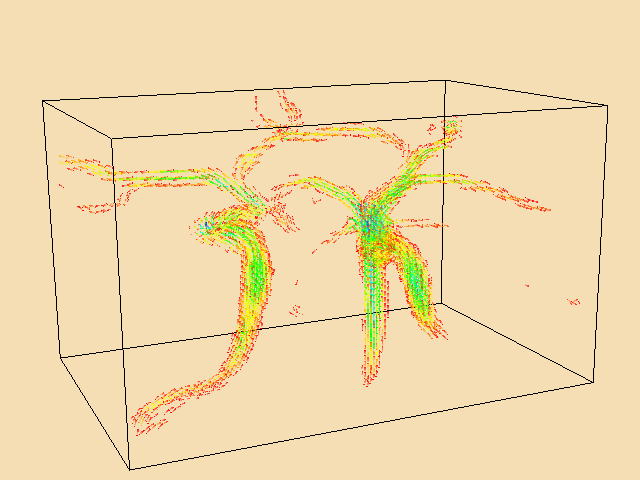

This figure's Python source:
#!/usr/bin/env python

# Animate vector field motion using texture map animation.

import os
from pathlib import Path

# Factory overrides: importing these modules registers the OpenGL rendering
# and interaction style implementations for vtkRenderingCore factory classes.
import vtkmodules.vtkInteractionStyle  # noqa: F401
import vtkmodules.vtkRenderingOpenGL2  # noqa: F401

# VTK pipeline classes used in this example
from vtkmodules.vtkFiltersCore import (
    vtkGlyph3D,
    vtkThresholdPoints,
)
from vtkmodules.vtkFiltersModeling import vtkOutlineFilter
from vtkmodules.vtkFiltersSources import vtkLineSource
from vtkmodules.vtkIOLegacy import vtkStructuredPointsReader
from vtkmodules.vtkRenderingCore import (
    vtkActor,
    vtkCamera,
    vtkPolyDataMapper,
    vtkRenderWindow,
    vtkRenderWindowInteractor,
    vtkRenderer,
    vtkTexture,
)

# Colors (normalized RGB)
black_rgb = (0.0, 0.0, 0.0)
wheat_rgb = (0.961, 0.871, 0.702)

# Data: locate the carotid dataset and vector animation texture maps
data_dir = Path(os.environ.get("VPE_DATA_DIR", Path(__file__).parent))
carotid_file = str(data_dir / "carotid.vtk")

# Source: read the carotid artery structured points dataset
reader = vtkStructuredPointsReader()
reader.SetFileName(carotid_file)

# ThresholdPoints: keep only points with scalar value above 200
threshold = vtkThresholdPoints()
threshold.SetInputConnection(reader.GetOutputPort())
threshold.SetUpperThreshold(200)
threshold.SetThresholdFunction(threshold.THRESHOLD_UPPER)

# LineSource: a single line segment used as the glyph shape
line = vtkLineSource()
line.SetResolution(1)

# Glyph3D: place line glyphs at each thresholded point, scaled by scalar
lines = vtkGlyph3D()
lines.SetInputConnection(threshold.GetOutputPort())
lines.SetSourceConnection(line.GetOutputPort())
lines.SetScaleFactor(0.005)
lines.SetScaleModeToScaleByScalar()
lines.Update()

# Mapper: map the glyphs
vector_mapper = vtkPolyDataMapper()
vector_mapper.SetInputConnection(lines.GetOutputPort())
vector_mapper.SetScalarRange(lines.GetOutput().GetScalarRange())

# Actor: display the vector glyphs
vector_actor = vtkActor()
vector_actor.SetMapper(vector_mapper)
vector_actor.GetProperty().SetOpacity(0.99)
vector_actor.GetProperty().SetLineWidth(1.5)

# Outline: wireframe bounding box for context
outline = vtkOutlineFilter()
outline.SetInputConnection(reader.GetOutputPort())

outline_mapper = vtkPolyDataMapper()
outline_mapper.SetInputConnection(outline.GetOutputPort())

outline_actor = vtkActor()
outline_actor.SetMapper(outline_mapper)
outline_actor.GetProperty().SetColor(black_rgb)

# TextureMaps: load the 7 vector animation texture maps (vecAnim2-8).
# Each texture has an intensity gradient that, when cycled frame-by-frame,
# creates the illusion of motion along the vector field.
tmap_2 = vtkStructuredPointsReader()
tmap_2.SetFileName(str(data_dir / "VectorAnimation" / "vecAnim2.vtk"))
texture_2 = vtkTexture()
texture_2.SetInputConnection(tmap_2.GetOutputPort())
texture_2.InterpolateOff()
texture_2.RepeatOff()

tmap_3 = vtkStructuredPointsReader()
tmap_3.SetFileName(str(data_dir / "VectorAnimation" / "vecAnim3.vtk"))
texture_3 = vtkTexture()
texture_3.SetInputConnection(tmap_3.GetOutputPort())
texture_3.InterpolateOff()
texture_3.RepeatOff()

tmap_4 = vtkStructuredPointsReader()
tmap_4.SetFileName(str(data_dir / "VectorAnimation" / "vecAnim4.vtk"))
texture_4 = vtkTexture()
texture_4.SetInputConnection(tmap_4.GetOutputPort())
texture_4.InterpolateOff()
texture_4.RepeatOff()

tmap_5 = vtkStructuredPointsReader()
tmap_5.SetFileName(str(data_dir / "VectorAnimation" / "vecAnim5.vtk"))
texture_5 = vtkTexture()
texture_5.SetInputConnection(tmap_5.GetOutputPort())
texture_5.InterpolateOff()
texture_5.RepeatOff()

tmap_6 = vtkStructuredPointsReader()
tmap_6.SetFileName(str(data_dir / "VectorAnimation" / "vecAnim6.vtk"))
texture_6 = vtkTexture()
texture_6.SetInputConnection(tmap_6.GetOutputPort())
texture_6.InterpolateOff()
texture_6.RepeatOff()

tmap_7 = vtkStructuredPointsReader()
tmap_7.SetFileName(str(data_dir / "VectorAnimation" / "vecAnim7.vtk"))
texture_7 = vtkTexture()
texture_7.SetInputConnection(tmap_7.GetOutputPort())
texture_7.InterpolateOff()
texture_7.RepeatOff()

tmap_8 = vtkStructuredPointsReader()
tmap_8.SetFileName(str(data_dir / "VectorAnimation" / "vecAnim8.vtk"))
texture_8 = vtkTexture()
texture_8.SetInputConnection(tmap_8.GetOutputPort())
texture_8.InterpolateOff()
texture_8.RepeatOff()

texture_maps = [texture_2, texture_3, texture_4, texture_5, texture_6, texture_7, texture_8]
vector_actor.SetTexture(texture_2)

# Renderer: assemble the scene
renderer = vtkRenderer()
renderer.AddActor(vector_actor)
renderer.AddActor(outline_actor)
renderer.SetBackground(wheat_rgb)

# Window: display the rendered scene
render_window = vtkRenderWindow()
render_window.AddRenderer(renderer)
render_window.SetWindowName("animate vectors")
render_window.SetMultiSamples(0)
render_window.SetSize(640, 480)

# Scene: position the camera
cam = vtkCamera()
cam.SetClippingRange(17.4043, 870.216)
cam.SetFocalPoint(136.71, 104.025, 23)
cam.SetPosition(204.747, 258.939, 63.7925)
cam.SetViewUp(-0.102647, -0.210897, 0.972104)
cam.Zoom(1.2)
renderer.SetActiveCamera(cam)

# Interactor: handle mouse and keyboard events
render_window_interactor = vtkRenderWindowInteractor()
render_window_interactor.SetRenderWindow(render_window)

# Animation: cycle through texture maps to simulate vector field motion
for j in range(100):
    for texture in texture_maps:
        vector_actor.SetTexture(texture)
        render_window.Render()

# Launch the interactive visualization
render_window_interactor.Initialize()
render_window_interactor.Start()
